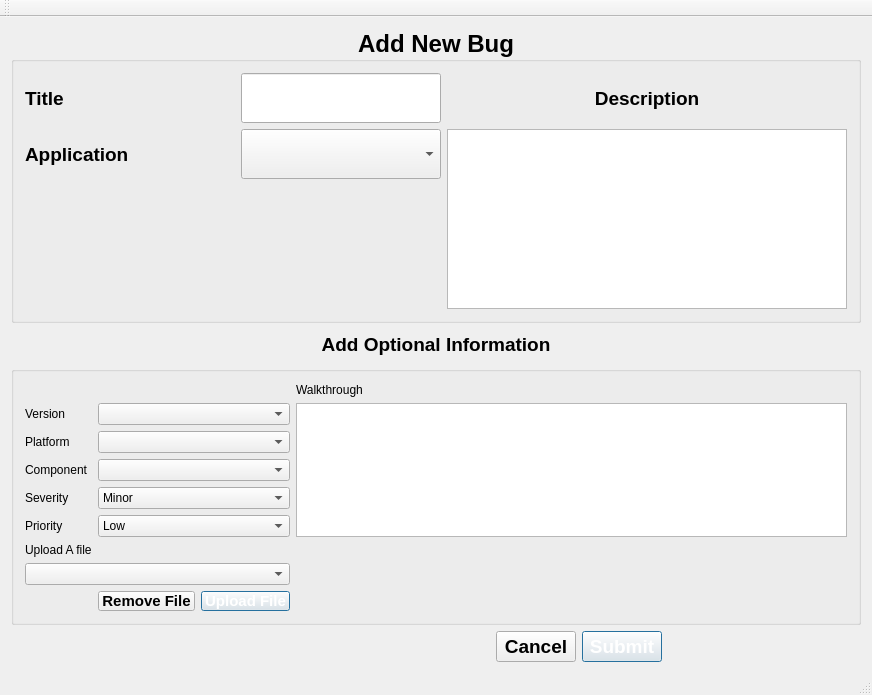
<?xml version="1.0" encoding="UTF-8"?>
<ui version="4.0">
 <class>AddBug</class>
 <widget class="QMainWindow" name="AddBug">
  <property name="geometry">
   <rect>
    <x>0</x>
    <y>0</y>
    <width>872</width>
    <height>650</height>
   </rect>
  </property>
  <property name="minimumSize">
   <size>
    <width>0</width>
    <height>0</height>
   </size>
  </property>
  <property name="windowTitle">
   <string>AddBug</string>
  </property>
  <property name="styleSheet">
   <string notr="true">#QLabel{

font-size: 15px;
font-family: Arial;
}

#QPushButton{
	font-size: 12px;
	min-width:50px;
	max-width:50px;
	max-height:13px;
	max-height:13px;
	padding:3px;
	
}</string>
  </property>
  <widget class="QWidget" name="centralWidget">
   <layout class="QGridLayout" name="gridLayout">
    <item row="5" column="2" alignment="Qt::AlignLeft">
     <widget class="QPushButton" name="addBug_SubmitButton">
      <property name="maximumSize">
       <size>
        <width>100</width>
        <height>50</height>
       </size>
      </property>
      <property name="font">
       <font>
        <family>Arial</family>
        <pointsize>14</pointsize>
        <weight>75</weight>
        <bold>true</bold>
       </font>
      </property>
      <property name="styleSheet">
       <string notr="true">gridline-color: rgb(58, 139, 250);

color:white;
</string>
      </property>
      <property name="text">
       <string>Submit</string>
      </property>
      <property name="default">
       <bool>true</bool>
      </property>
      <property name="flat">
       <bool>false</bool>
      </property>
     </widget>
    </item>
    <item row="1" column="0" colspan="3">
     <widget class="QGroupBox" name="groupBox">
      <property name="minimumSize">
       <size>
        <width>0</width>
        <height>0</height>
       </size>
      </property>
      <property name="maximumSize">
       <size>
        <width>880</width>
        <height>330</height>
       </size>
      </property>
      <property name="font">
       <font>
        <pointsize>18</pointsize>
        <weight>75</weight>
        <bold>true</bold>
       </font>
      </property>
      <property name="title">
       <string>Add New Bug</string>
      </property>
      <property name="alignment">
       <set>Qt::AlignCenter</set>
      </property>
      <layout class="QGridLayout" name="gridLayout_2">
       <item row="0" column="0">
        <widget class="QLabel" name="addBug_TitleLabel">
         <property name="font">
          <font>
           <family>Arial</family>
           <pointsize>14</pointsize>
           <weight>75</weight>
           <bold>true</bold>
          </font>
         </property>
         <property name="text">
          <string>Title</string>
         </property>
        </widget>
       </item>
       <item row="0" column="1">
        <widget class="QLineEdit" name="addBug_titleLineEdit">
         <property name="minimumSize">
          <size>
           <width>0</width>
           <height>50</height>
          </size>
         </property>
         <property name="maximumSize">
          <size>
           <width>200</width>
           <height>16777215</height>
          </size>
         </property>
         <property name="font">
          <font>
           <family>Arial</family>
           <pointsize>12</pointsize>
          </font>
         </property>
        </widget>
       </item>
       <item row="1" column="0">
        <widget class="QLabel" name="AddBug_ApplicationLabel">
         <property name="minimumSize">
          <size>
           <width>0</width>
           <height>30</height>
          </size>
         </property>
         <property name="maximumSize">
          <size>
           <width>16777215</width>
           <height>30</height>
          </size>
         </property>
         <property name="font">
          <font>
           <family>Arial</family>
           <pointsize>14</pointsize>
           <weight>75</weight>
           <bold>true</bold>
          </font>
         </property>
         <property name="text">
          <string>Application</string>
         </property>
        </widget>
       </item>
       <item row="0" column="2">
        <widget class="QLabel" name="addBug_DescriptionLabel">
         <property name="font">
          <font>
           <family>Arial</family>
           <pointsize>14</pointsize>
           <weight>75</weight>
           <bold>true</bold>
          </font>
         </property>
         <property name="text">
          <string>Description</string>
         </property>
         <property name="alignment">
          <set>Qt::AlignCenter</set>
         </property>
        </widget>
       </item>
       <item row="1" column="2" rowspan="2">
        <widget class="QTextEdit" name="addBug_DescriptionTextEdit">
         <property name="minimumSize">
          <size>
           <width>300</width>
           <height>180</height>
          </size>
         </property>
         <property name="maximumSize">
          <size>
           <width>400</width>
           <height>180</height>
          </size>
         </property>
        </widget>
       </item>
       <item row="1" column="1">
        <widget class="QComboBox" name="addBug_ApplicationQCombo">
         <property name="minimumSize">
          <size>
           <width>0</width>
           <height>50</height>
          </size>
         </property>
         <property name="font">
          <font>
           <family>Arial</family>
           <pointsize>12</pointsize>
          </font>
         </property>
        </widget>
       </item>
      </layout>
     </widget>
    </item>
    <item row="3" column="0" colspan="3">
     <widget class="QGroupBox" name="addBug_ExtraOptionsFrame">
      <layout class="QGridLayout" name="gridLayout_3">
       <item row="4" column="1" colspan="2">
        <widget class="QComboBox" name="addBug_SeverityCombo_2">
         <item>
          <property name="text">
           <string>Minor</string>
          </property>
         </item>
         <item>
          <property name="text">
           <string>Major</string>
          </property>
         </item>
         <item>
          <property name="text">
           <string>Neutral</string>
          </property>
         </item>
        </widget>
       </item>
       <item row="6" column="0">
        <widget class="QLabel" name="addBug_FileUploadLabel">
         <property name="text">
          <string>Upload A file</string>
         </property>
        </widget>
       </item>
       <item row="5" column="1" colspan="2">
        <widget class="QComboBox" name="addBug_PriorityCombo_2">
         <item>
          <property name="text">
           <string>Low</string>
          </property>
         </item>
         <item>
          <property name="text">
           <string>Medium</string>
          </property>
         </item>
         <item>
          <property name="text">
           <string>High</string>
          </property>
         </item>
        </widget>
       </item>
       <item row="1" column="0">
        <widget class="QLabel" name="addBug_VersionLabel">
         <property name="text">
          <string>Version</string>
         </property>
        </widget>
       </item>
       <item row="1" column="1" colspan="2">
        <widget class="QComboBox" name="addBug_versionCombo"/>
       </item>
       <item row="3" column="0">
        <widget class="QLabel" name="addBug_ComponentLabel">
         <property name="text">
          <string>Component</string>
         </property>
        </widget>
       </item>
       <item row="4" column="0">
        <widget class="QLabel" name="label">
         <property name="text">
          <string>Severity</string>
         </property>
        </widget>
       </item>
       <item row="2" column="0">
        <widget class="QLabel" name="addBug_PlatformLabel">
         <property name="text">
          <string>Platform</string>
         </property>
        </widget>
       </item>
       <item row="2" column="1" colspan="2">
        <widget class="QComboBox" name="addBug_PlatformCombo"/>
       </item>
       <item row="5" column="0">
        <widget class="QLabel" name="label_2">
         <property name="text">
          <string>Priority</string>
         </property>
        </widget>
       </item>
       <item row="0" column="3">
        <widget class="QLabel" name="addBug_WalkthroughLabel">
         <property name="text">
          <string>Walkthrough</string>
         </property>
        </widget>
       </item>
       <item row="7" column="0" colspan="3">
        <widget class="QComboBox" name="addBug_fileUploadCombo"/>
       </item>
       <item row="3" column="1" colspan="2">
        <widget class="QComboBox" name="addBug_componentsCombo"/>
       </item>
       <item row="1" column="3" rowspan="5">
        <widget class="QTextEdit" name="addBug_WalkthroughTextEdti"/>
       </item>
       <item row="8" column="2">
        <widget class="QPushButton" name="addBug_uploadFileButton">
         <property name="minimumSize">
          <size>
           <width>0</width>
           <height>20</height>
          </size>
         </property>
         <property name="font">
          <font>
           <family>Arial</family>
           <pointsize>11</pointsize>
           <weight>75</weight>
           <bold>true</bold>
          </font>
         </property>
         <property name="styleSheet">
          <string notr="true">
gridline-color: rgb(53, 135, 250);
color:white;</string>
         </property>
         <property name="text">
          <string>Upload File</string>
         </property>
         <property name="default">
          <bool>true</bool>
         </property>
        </widget>
       </item>
       <item row="8" column="1">
        <widget class="QPushButton" name="addBug_RemoveFileButton">
         <property name="minimumSize">
          <size>
           <width>0</width>
           <height>20</height>
          </size>
         </property>
         <property name="font">
          <font>
           <family>Arial</family>
           <pointsize>11</pointsize>
           <weight>75</weight>
           <bold>true</bold>
          </font>
         </property>
         <property name="text">
          <string>Remove File</string>
         </property>
        </widget>
       </item>
      </layout>
      <zorder>addBug_WalkthroughTextEdti</zorder>
      <zorder>addBug_WalkthroughLabel</zorder>
      <zorder>addBug_uploadFileButton</zorder>
      <zorder>addBug_RemoveFileButton</zorder>
      <zorder>addBug_fileUploadCombo</zorder>
      <zorder>addBug_FileUploadLabel</zorder>
      <zorder>addBug_PriorityCombo_2</zorder>
      <zorder>addBug_ComponentLabel</zorder>
      <zorder>addBug_PlatformCombo</zorder>
      <zorder>label</zorder>
      <zorder>addBug_PlatformLabel</zorder>
      <zorder>addBug_SeverityCombo_2</zorder>
      <zorder>addBug_VersionLabel</zorder>
      <zorder>label_2</zorder>
      <zorder>addBug_versionCombo</zorder>
      <zorder>addBug_componentsCombo</zorder>
      <zorder>groupBox</zorder>
      <zorder>groupBox</zorder>
      <zorder>groupBox</zorder>
     </widget>
    </item>
    <item row="5" column="1" alignment="Qt::AlignRight">
     <widget class="QPushButton" name="addBug_cancelButton">
      <property name="maximumSize">
       <size>
        <width>16777215</width>
        <height>50</height>
       </size>
      </property>
      <property name="font">
       <font>
        <family>Arial</family>
        <pointsize>14</pointsize>
        <weight>75</weight>
        <bold>true</bold>
       </font>
      </property>
      <property name="text">
       <string>Cancel</string>
      </property>
     </widget>
    </item>
    <item row="2" column="1">
     <widget class="QPushButton" name="addBug_OptionsButton">
      <property name="minimumSize">
       <size>
        <width>0</width>
        <height>0</height>
       </size>
      </property>
      <property name="maximumSize">
       <size>
        <width>350</width>
        <height>50</height>
       </size>
      </property>
      <property name="font">
       <font>
        <family>Arial</family>
        <pointsize>14</pointsize>
        <weight>75</weight>
        <bold>true</bold>
       </font>
      </property>
      <property name="text">
       <string>Add Optional Information</string>
      </property>
      <property name="checkable">
       <bool>true</bool>
      </property>
      <property name="flat">
       <bool>true</bool>
      </property>
     </widget>
    </item>
   </layout>
  </widget>
  <widget class="QMenuBar" name="menuBar">
   <property name="geometry">
    <rect>
     <x>0</x>
     <y>0</y>
     <width>872</width>
     <height>17</height>
    </rect>
   </property>
  </widget>
  <widget class="QToolBar" name="mainToolBar">
   <attribute name="toolBarArea">
    <enum>TopToolBarArea</enum>
   </attribute>
   <attribute name="toolBarBreak">
    <bool>false</bool>
   </attribute>
  </widget>
  <widget class="QStatusBar" name="statusBar"/>
 </widget>
 <layoutdefault spacing="6" margin="11"/>
 <resources/>
 <connections/>
</ui>
